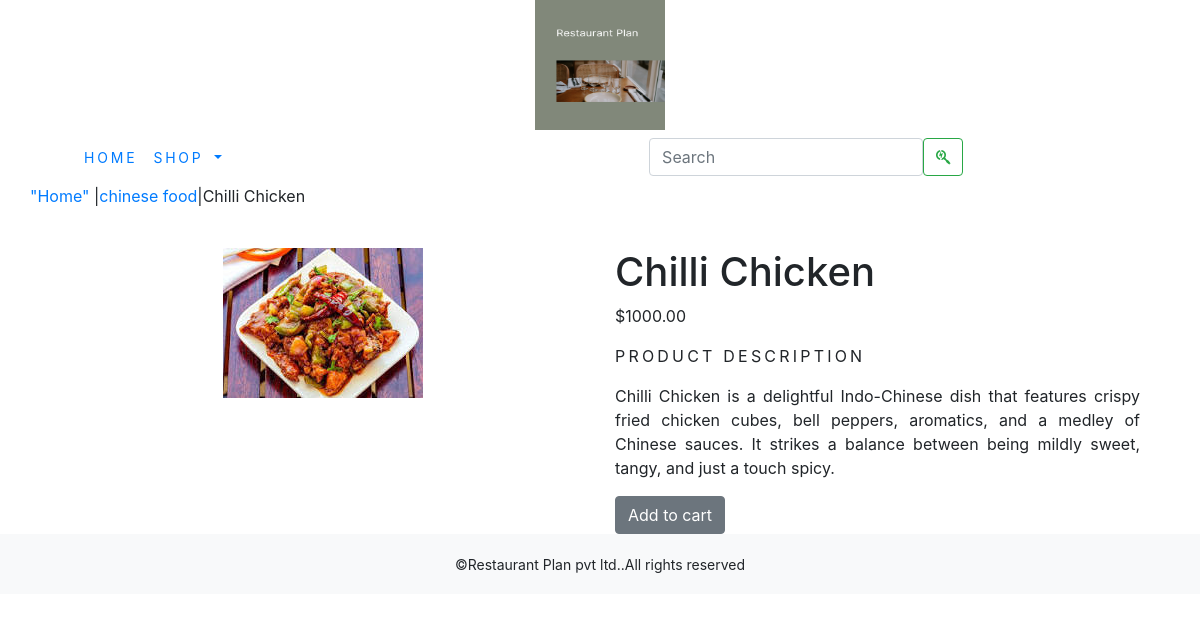
Page /shopapp/chinese-food/Chilli-Chickem/ on the committed database.
### shopapp/models.py (models this page shows, shortened)
class Product(models.Model):
    name = models.CharField(max_length=250, unique=True)
    slug = models.SlugField(max_length=250, unique=True)
    description = models.TextField(blank=True)
    price=models.DecimalField(max_digits=10,decimal_places=2)
    category=models.ForeignKey(Category,on_delete=models.CASCADE)
    image = models.ImageField(upload_to='category', blank=True)
    stock=models.IntegerField()
    available=models.BooleanField(default=True)
    created=models.DateTimeField(auto_now_add=True)
    updated=models.DateTimeField(auto_now=True)
    class Meta:
        ordering=('name',)
        verbose_name='product'
        verbose_name_plural='products'

class Category(models.Model):
    name=models.CharField(max_length=250,unique=True)
    slug=models.SlugField(max_length=250, unique=True)
    description=models.TextField(blank=True)
    image=models.ImageField(upload_to='category',blank=True)
    class Meta:
        ordering = ('name',)
        verbose_name='category'
        verbose_name_plural='categories'
    def get_url(self):
        return reverse('shopapp:products_by_category',args=[self.slug])
    def __str__(self):
        return '{}'.format(self.name)

### shopapp/views.py (the view)
# urls.py: path('<slug:c_slug>/<slug:product_slug>/',views.proDetail,name='prodCatdetail')
def proDetail(request,c_slug,product_slug):
    try:
        product=Product.objects.get(category__slug=c_slug,slug=product_slug)
    except Exception as e:
        raise e
    return  render(request,'product.html',{'product':product})

### cartapp/context_processors.py (called while the page is built)
def counter(request):
    item_count=0
    if 'admin' in request.path:
        return {}
    else:
        try:
            cart=Cart.objects.filter(cart_id=_cart_id(request))
            cart_items=CartItem.objects.all().filter(cart=cart[:1])
            for cart_item in cart_items:
                item_count += cart_item.quantity
        except Cart.DoesNotExist:
            item_count=0
    return dict(item_count=item_count)

### cartapp/views.py (called while the page is built)
def _cart_id(request):
    cart=request.session.session_key
    if not cart:
        cart=request.session.create()
    return cart

### shopapp/context_processors.py (called while the page is built)
def menu_links(request):
    links=Category.objects.all()
    return dict(links=links)

### templates/product.html (shortened to what this page needs)
  {% extends 'base.html' %}
  {% load static %}
  {% block content %}
  <div class="row my_prod_row_class">
      <div class="mx_auto">
          <p><a href="{% url 'shopapp:allProdCat' %}">"Home"</a> |<a href="{{product.category.get_url}}">{{product.category}}</a>|{{product.name}}</p>
      </div>
  </div>
  <div class="container">
  <br>
  <div class="row">
      <div class="col-12 col-sm-12 col-md-12 col-lg-6 text-center">
          <div style="min-width:18rem">
              <img src="{{product.image.url}}" alt="{{product.name}}">
          </div>
      </div>
          <div class="col-12 col-sm-12 col-md-12 col-lg-6">
              <div>
              <h1 class="my_prod_title">{{product.name}}</h1>
              <p>${{product.price}}</p>
              <p class="my_title">Product Description</p>
              <p class="text-justify my_prod_text">{{product.description}}</p>
              {% if product.stock <= 0 %}
              <p class="text-justify my_prod_text"><b>Out of stock</b></p>
              {% else %}
              <a class="btn btn-secondary" href="{% url 'cartapp:add_cart' product.id %}">Add to cart</a>
              {% endif %}
          </div>
      </div>
  </div>
  </div>
  {% endblock %}

### static/css/custom.css (style rules this page uses)
body { font-family: 'Roboto', sans-serif; }
.my_title { font-size:16px; text-transform:uppercase; letter-spacing: .2em; }

### rows in the picture
Product: category "chinese food", name "Chilli Chicken", image (picture), price "1000.00", description "Chilli Chicken is a delightful Indo-Chinese dish that features crispy fried chicken cubes, bell peppers, aromatics, and a medley of Chinese sauces. It strikes a balance between being mildly sweet, tangy, and just a touch spicy."
